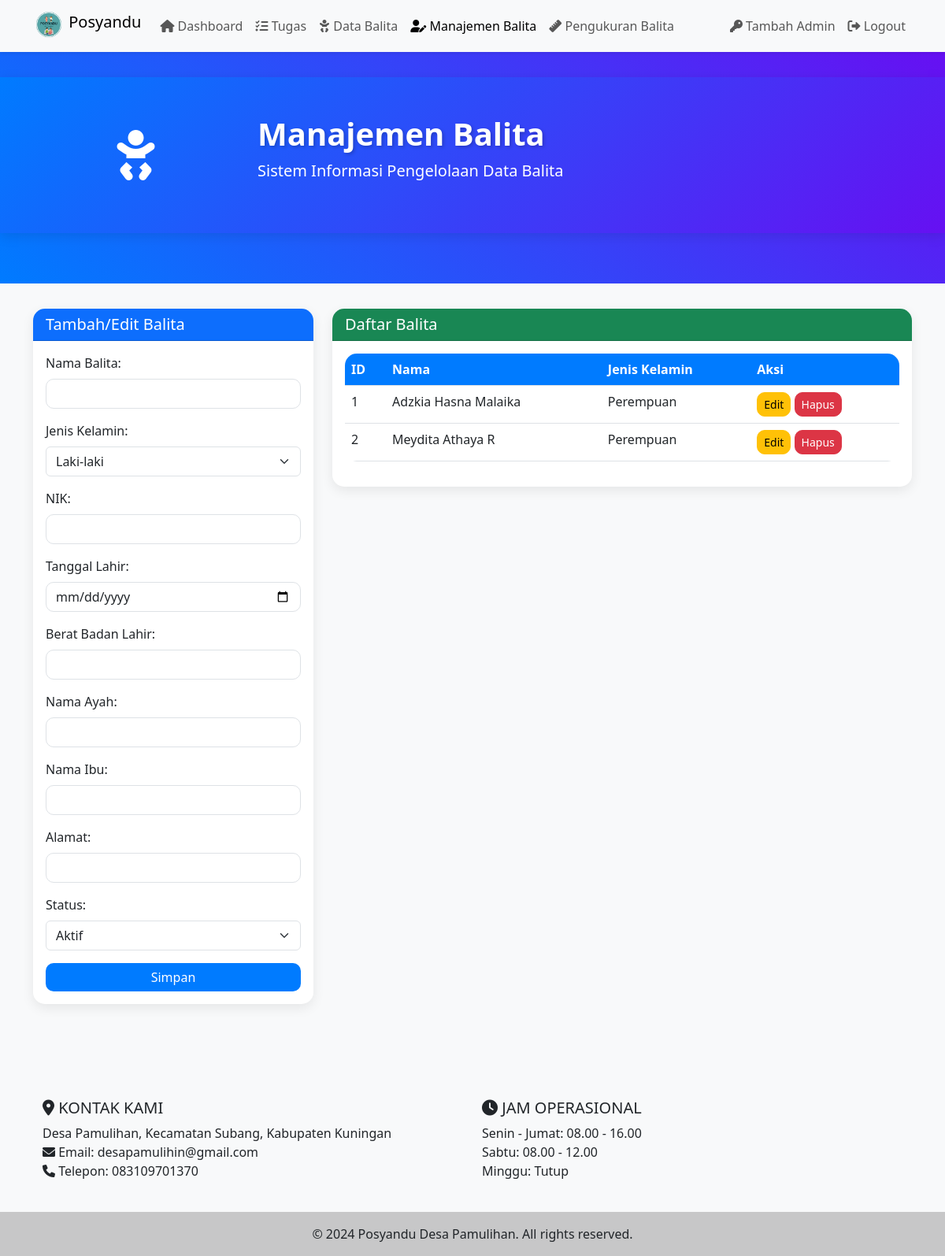
The page /crud/balita_crud.php (signed in) on the database as committed earlier.
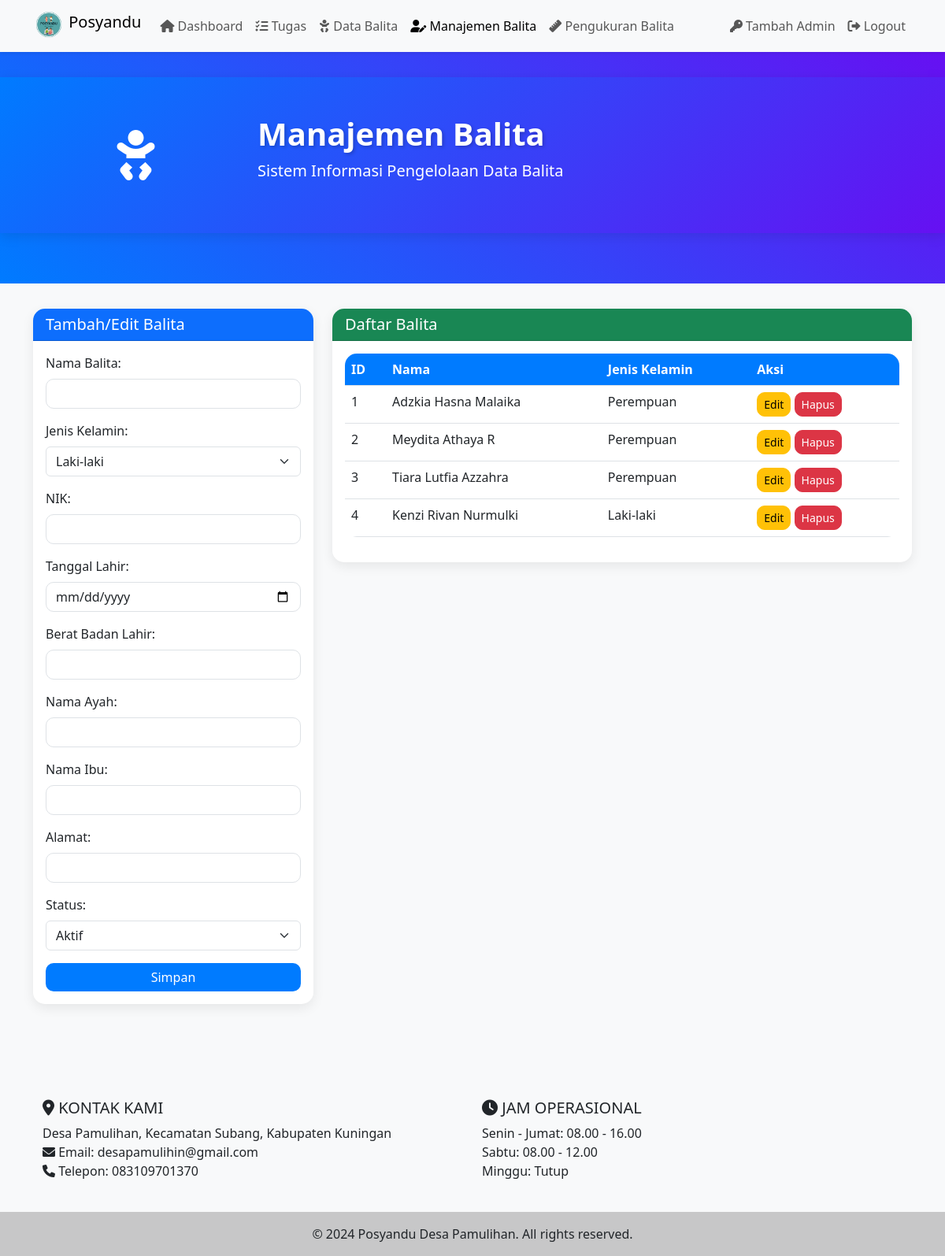
The same page on the database as committed later.
### tables this page shows
CREATE TABLE balita (
    id_balita INTEGER PRIMARY KEY,
    no INTEGER,
    nama_balita TEXT,
    jenis_kelamin TEXT,
    nik TEXT,
    tanggal_lahir DATE,
    berat_badan_lahir INTEGER,
    nama_ayah TEXT,
    nama_ibu TEXT,
    alamat TEXT,
    status TEXT CHECK (status IN ('Aktif', 'Lulus', 'Keluar', 'Pindah', 'Meninggal', 'Tidak Aktif'))
);

### crud/balita_crud.php (the view, shortened to what this page needs)
<?php
require_once __DIR__ . '/../config/config.php';
require_once __DIR__ . '/../includes/header_dashboard.php';
$balita = null;
$balitas = $db->query("SELECT * FROM balita")->fetchAll(PDO::FETCH_ASSOC);
?>
<!DOCTYPE html>
<html lang="id">
<head>
    <link href="https://cdn.jsdelivr.net/npm/bootstrap@5.3.0-alpha1/dist/css/bootstrap.min.css" rel="stylesheet">
    <link href="https://cdnjs.cloudflare.com/ajax/libs/font-awesome/6.0.0-beta3/css/all.min.css" rel="stylesheet">
</head>
<body>
<header class="header animate__animated animate__fadeIn">
<div class="title-container">
    <div class="container">
        <div class="row align-items-center">
            <div class="col-md-3 text-center">
                <i class="fas fa-baby title-icon"></i>
            </div>
            <div class="col-md-9">
                <h1 class="animated-title">Manajemen Balita</h1>
                <p class="subtitle lead">Sistem Informasi Pengelolaan Data Balita</p>
            </div>
        </div>
    </div>
</div>
</header>
<div class="container mb-5">
    <div class="row">
        <div class="col-md-4 mb-4">
            <div class="card">
                <div class="card-header bg-primary text-white">
                    <h5 class="mb-0">Tambah/Edit Balita</h5>
                </div>
                <div class="card-body">
                    <form method="post">
                        <div class="mb-3">
                            <label for="nama_balita" class="form-label">Nama Balita:</label>
                            <input type="text" name="nama_balita" id="nama_balita" class="form-control" value="<?php echo isset($balita) ? htmlspecialchars($balita['nama_balita']) : ''; ?>" required>
                        </div>
                        <div class="mb-3">
                            <label for="jenis_kelamin" class="form-label">Jenis Kelamin:</label>
                            <select name="jenis_kelamin" id="jenis_kelamin" class="form-select" required>
                                <option value="L" <?php echo isset($balita) && $balita['jenis_kelamin'] === 'Laki-laki' ? 'selected' : ''; ?>>Laki-laki</option>
                            </select>
                        </div>
                        <div class="mb-3">
                            <label for="nik" class="form-label">NIK:</label>
                            <input type="text" name="nik" id="nik" class="form-control" value="<?php echo isset($balita) ? htmlspecialchars($balita['nik']) : ''; ?>" required>
                        </div>
                        <div class="mb-3">
                            <label for="tanggal_lahir" class="form-label">Tanggal Lahir:</label>
                            <input type="date" name="tanggal_lahir" id="tanggal_lahir" class="form-control" value="<?php echo isset($balita) ? htmlspecialchars($balita['tanggal_lahir']) : ''; ?>" required>
                        </div>
                        <div class="mb-3">
                            <label for="berat_badan_lahir" class="form-label">Berat Badan Lahir:</label>
                            <input type="number" step="0.01" name="berat_badan_lahir" id="berat_badan_lahir" class="form-control" value="<?php echo isset($balita) ? htmlspecialchars($balita['berat_badan_lahir']) : ''; ?>" required>
                        </div>
                        <div class="mb-3">
                            <label for="nama_ayah" class="form-label">Nama Ayah:</label>
                            <input type="text" name="nama_ayah" id="nama_ayah" class="form-control" value="<?php echo isset($balita) ? htmlspecialchars($balita['nama_ayah']) : ''; ?>">
                        </div>
                        <div class="mb-3">
                            <label for="nama_ibu" class="form-label">Nama Ibu:</label>
                            <input type="text" name="nama_ibu" id="nama_ibu" class="form-control" value="<?php echo isset($balita) ? htmlspecialchars($balita['nama_ibu']) : ''; ?>">
                        </div>
                        <div class="mb-3">
                            <label for="alamat" class="form-label">Alamat:</label>
                            <input type="text" name="alamat" id="alamat" class="form-control" value="<?php echo isset($balita) ? htmlspecialchars($balita['alamat']) : ''; ?>">
                        </div>
                        <div class="mb-3">
                            <label for="status" class="form-label">Status:</label>
                            <select name="status" id="status" class="form-select" required>
                                <option value="Aktif" <?php echo isset($balita) && $balita['status'] === 'Aktif' ? 'selected' : ''; ?>>Aktif</option>
                            </select>
                        </div>
                        <button type="submit" name="action" value="<?php echo isset($balita) ? 'edit' : 'add'; ?>" class="btn btn-primary w-100">Simpan</button>
                    </form>
                </div>
            </div>
        </div>
        <div class="col-md-8">
            <div class="card">
                <div class="card-header bg-success text-white">
                    <h5 class="mb-0">Daftar Balita</h5>
                </div>
                <div class="card-body">
                    <div class="table-responsive">
                        <table class="table table-hover">
                            <thead>
                                <tr>
                                    <th>ID</th>
                                    <th>Nama</th>
                                    <th>Jenis Kelamin</th>
                                    <th>Aksi</th>
                                </tr>
                            </thead>
                            <tbody>
                                <?php foreach ($balitas as $balita): ?>
                                    <tr id="balita-row-<?php echo htmlspecialchars($balita['id_balita']); ?>">
                                        <td><?php echo htmlspecialchars($balita['id_balita']); ?></td>
                                        <td><?php echo htmlspecialchars($balita['nama_balita']); ?></td>
                                        <td><?php echo htmlspecialchars($balita['jenis_kelamin']); ?></td>
                                        <td>
                                            <a href="balita_crud.php?edit=<?php echo htmlspecialchars($balita['id_balita']); ?>" class="btn btn-warning btn-sm">Edit</a>
                                            <button type="button" class="btn btn-danger btn-sm delete-balita" data-id="<?php echo htmlspecialchars($balita['id_balita']); ?>">Hapus</button>
                                        </td>
                                    </tr>
                                <?php endforeach; ?>
                            </tbody>
                        </table>
                    </div>
                </div>
            </div>
        </div>
    </div>
</div>
</body>
</html>
<?php include __DIR__ . '/../includes/footer_dashboard.php'; ?>

### includes/header_dashboard.php (shortened to what this page needs)
<?php
function isActive($page) {
    return (basename($_SERVER['PHP_SELF']) == $page) ? 'active' : '';
}
?>
<!DOCTYPE html>
<html lang="id">
<head>
    <link href="https://cdn.jsdelivr.net/npm/bootstrap@5.3.0/dist/css/bootstrap.min.css" rel="stylesheet">
    <link href="https://cdnjs.cloudflare.com/ajax/libs/font-awesome/6.0.0-beta3/css/all.min.css" rel="stylesheet">
</head>
<body>
    <nav class="navbar navbar-expand-lg navbar-light bg-light shadow-sm">
        <div class="container">
            <a class="navbar-brand" href="../views/dashboard.php">
                <img src="../logo/logo.png" alt="Logo Posyandu" class="d-inline-block align-top">
                Posyandu
            </a>
            <div class="collapse navbar-collapse" id="navbarNav">
                <ul class="navbar-nav me-auto">
                    <li class="nav-item">
                        <a class="nav-link <?php echo isActive('dashboard.php'); ?>" href="../views/dashboard.php"><i class="fas fa-home"></i> Dashboard</a>
                    </li>
                    <li class="nav-item">
                        <a class="nav-link <?php echo isActive('tasks.php'); ?>" href="../views/tasks.php"><i class="fas fa-tasks"></i> Tugas</a>
                    </li>
                    <li class="nav-item">
                        <a class="nav-link <?php echo isActive('balita.php'); ?>" href="../views/balita.php"><i class="fas fa-baby"></i> Data Balita</a>
                    </li>
                    <li class="nav-item">
                        <a class="nav-link <?php echo isActive('balita_crud.php'); ?>" href="../crud/balita_crud.php"><i class="fas fa-user-edit"></i> Manajemen Balita</a>
                    </li>
                    <li class="nav-item">
                        <a class="nav-link <?php echo isActive('balita_detail.php'); ?>" href="../crud/balita_detail.php"><i class="fas fa-ruler"></i> Pengukuran Balita</a>
                    </li>
                </ul>
                <ul class="navbar-nav">
                    <li class="nav-item">
                        <a class="nav-link" href="../auth/add_admin.php"><i class="fas fa-key"></i> Tambah Admin</a>
                    </li>
                    <li class="nav-item">
                        <a class="nav-link" href="../auth/logout.php"><i class="fas fa-sign-out-alt"></i> Logout</a>
                    </li>
                </ul>
            </div>
        </div>
    </nav>
    <div class="content">

### includes/footer_dashboard.php (shortened to what this page needs)
</div>
    <footer class="bg-light text-center text-lg-start mt-4">
        <div class="container p-4">
            <div class="row">
                <div class="col-lg-6 col-md-12 mb-4 mb-md-0">
                    <h5 class="text-uppercase"><i class="fas fa-map-marker-alt"></i> Kontak Kami</h5>
                    <p>
                        Desa Pamulihan, Kecamatan Subang, Kabupaten Kuningan<br>
                        <i class="fas fa-envelope"></i> Email: desapamulihin@gmail.com<br>
                        <i class="fas fa-phone"></i> Telepon: 083109701370
                    </p>
                </div>
                <div class="col-lg-6 col-md-12 mb-4 mb-md-0">
                    <h5 class="text-uppercase"><i class="fas fa-clock"></i> Jam Operasional</h5>
                    <p>
                        Senin - Jumat: 08.00 - 16.00<br>
                        Sabtu: 08.00 - 12.00<br>
                        Minggu: Tutup
                    </p>
                </div>
            </div>
        </div>
        <div class="text-center p-3" style="background-color: rgba(0, 0, 0, 0.2);">
            © 2024 Posyandu Desa Pamulihan. All rights reserved.
        </div>
    </footer>
</body>
</html>

### includes/header_dashboard.php (style rules this page uses)
.navbar-brand img { max-height: 40px; }
body { min-height: 100vh; display: flex; flex-direction: column; }
.content { flex: 1 0 auto; }

### crud/balita_crud.php (style rules this page uses)
body { background-color: #f8f9fa; }
.title-container { background: linear-gradient(135deg, #007bff, #6610f2); padding: 3rem 0; margin-bottom: 2rem; box-shadow: 0 4px 15px rgba(0, 0, 0, 0.1); }
.animated-title { font-size: 2.5rem; font-weight: 700; color: #ffffff; text-shadow: 2px 2px 4px rgba(0, 0, 0, 0.2); animation: fadeInDown 1s ease-out; }
.title-icon { font-size: 4rem; color: #ffffff; animation: bounce 2s infinite; }
.subtitle { color: #ffffff; animation: fadeInUp 1s ease-out 0.5s; animation-fill-mode: both; }
.card { border: none; border-radius: 15px; box-shadow: 0 5px 15px rgba(0,0,0,0.08); transition: all 0.3s ease; }
.card-header { border-radius: 15px 15px 0 0 !important; font-weight: 600; }
.form-control, .btn { border-radius: 10px; }
.btn-primary { background-color: #007bff; border: none; transition: all 0.3s ease; }
.table { border-radius: 15px; overflow: hidden; }
.table th { background-color: #007bff; color: white; }
.table-responsive { max-height: 600px; overflow-y: auto; }
.header { background: linear-gradient(45deg, #007bff, #6610f2); color: white; padding: 2rem 0; margin-bottom: 2rem; }
.header h1 { font-size: 2.5rem; font-weight: 700; }

Rows that differ between the two databases and show on the page:
added balita: id_balita "3", nama_balita "Tiara Lutfia Azzahra", jenis_kelamin "Perempuan"
added balita: id_balita "4", nama_balita "Kenzi Rivan Nurmulki", jenis_kelamin "Laki-laki"
